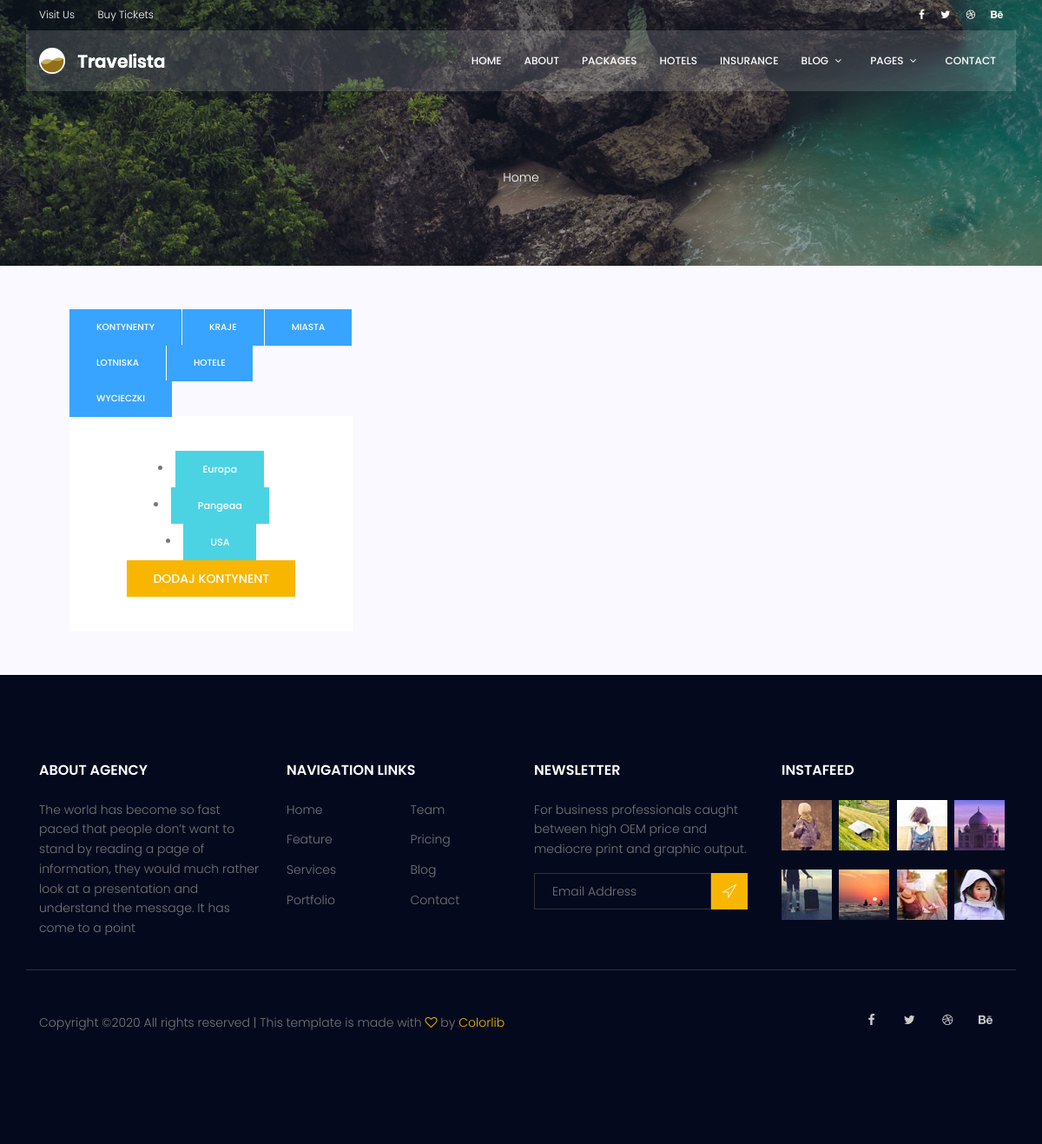
Screenshot of /core/admin_list/ with the database file from the repository.
### core/models.py (models this page shows)
class Continent(models.Model):
    name = models.CharField(max_length=50)
    class Meta:
        ordering = ['name']
    def __str__(self):
        return self.name

### core/views.py (the view)
# urls.py: path('admin_list/', AdminListView.as_view(), name='admin_list'),
class AdminListView(ListView):
    model = Trip
    template_name = 'core/admin_list.html'
    def get_context_data(self, *, object_list=None, **kwargs):
        context = super(AdminListView, self).get_context_data(**kwargs)
        context['continents'] = Continent.objects.all()
        context['countries'] = Country.objects.all()
        context['cities'] = City.objects.all()
        context['hotels'] = Hotel.objects.all()
        context['airports'] = Airport.objects.all()
        context['trips'] = Trip.objects.all()
        return context

### core/models.py (called while the page is built)
    def __str__(self):
        return self.name

    def __str__(self):
        return self.name

    def __str__(self):
        return self.name

    def __str__(self):
        return self.name

    def __str__(self):
        return f"Z: {self.departure_city} do: {self.arrival_city}. Data wyjazdu: {self.departure_date} " \
               f"Data odlotu: {self.return_date}"

### core/templates/core/admin_list.html (shortened to what this page needs)
{% load static %}
{% load core_extras %}
<body>
<!DOCTYPE html>
<html lang="zxx" class="no-js">
<head>
    <link rel="stylesheet" href="{% static 'css/linearicons.css' %}">
    <link rel="stylesheet" href="{% static 'css/font-awesome.min.css' %}">
    <link rel="stylesheet" href="{% static 'css/bootstrap.css' %}">
    <link rel="stylesheet" href="{% static 'css/magnific-popup.css' %}">
    <link rel="stylesheet" href="{% static 'css/jquery-ui.css' %}">
    <link rel="stylesheet" href="{% static 'css/nice-select.css' %}">
    <link rel="stylesheet" href="{% static 'css/animate.min.css' %}">
    <link rel="stylesheet" href="{% static 'css/owl.carousel.css' %}">
    <link rel="stylesheet" href="{% static 'css/main.css' %}">
</head>
<body>
<header id="header">
    <div class="header-top">
        <div class="container">
            <div class="row align-items-center">
                <div class="col-lg-6 col-sm-6 col-6 header-top-left">
                    <ul>
                        <li><a href="#">Visit Us</a></li>
                        <li><a href="#">Buy Tickets</a></li>
                    </ul>
                </div>
                <div class="col-lg-6 col-sm-6 col-6 header-top-right">
                    <div class="header-social">
                        <a href="#"><i class="fa fa-facebook"></i></a>
                        <a href="#"><i class="fa fa-twitter"></i></a>
                        <a href="#"><i class="fa fa-dribbble"></i></a>
                        <a href="#"><i class="fa fa-behance"></i></a>
                    </div>
                </div>
            </div>
        </div>
    </div>
    <div class="container main-menu">
        <div class="row align-items-center justify-content-between d-flex">
            <div id="logo">
                <a href="{% url 'trip_list' %}"><img src="{% static 'img/logo.png' %}" alt="" title=""/></a>
            </div>
            <nav id="nav-menu-container">
                <ul class="nav-menu">
                    <li><a href="{% url 'trip_list' %}">Home</a></li>
                    <li><a href="{% url 'core:about' %}">About</a></li>
                    <li><a href="{% url 'core:packages' %}">Packages</a></li>
                    <li><a href="{% url 'core:hotels' %}">Hotels</a></li>
                    <li><a href="{% url 'core:insurance' %}">Insurance</a></li>
                    <li class="menu-has-children"><a href="">Blog</a>
                    </li>
                    <li class="menu-has-children"><a href="">Pages</a>
                    </li>
                    <li><a href="{% url 'core:contact' %}">Contact</a></li>
                </ul>
            </nav>
        </div>
    </div>
</header>
<section class="about-banner relative" >
    <div class="overlay overlay-bg"></div>
    <div class="container">
        <div class="row d-flex align-items-center justify-content-center">
            <div class="about-content col-lg-12">
<br>
                <p class="text-white link-nav"><a href="{% url 'trip_list' %}">Home </a></p>
            </div>
        </div>
    </div>
</section>
<section class="destinations-area section-gap" style="padding: 50px">
    <div class="container" >
        <div class="whole-wrap">
            <div class="col-lg-4 col-md-6 banner-right">
                <ul class="nav nav-tabs" id="myTab" role="tablist">
                    <li class="nav-item">
                        <a class="nav-link genric-btn info" id="continent-tab" data-toggle="tab" href="#continent" role="tab"
                           aria-controls="continent" aria-selected="true">Kontynenty</a>
                    </li>
                    <li class="nav-item">
                        <a class="nav-link genric-btn info" id="country-tab" data-toggle="tab" href="#country" role="tab"
                           aria-controls="country" aria-selected="false">Kraje</a>
                    </li>
                    <li class="nav-item">
                        <a class="nav-link genric-btn info" id="city-tab" data-toggle="tab" href="#city" role="tab"
                           aria-controls="city" aria-selected="false">Miasta</a>
                    </li>
                    <li class="nav-item">
                        <a class="nav-link genric-btn info" id="airport-tab" data-toggle="tab" href="#airport" role="tab"
                           aria-controls="airport" aria-selected="false">Lotniska</a>
                    </li>
                    <li class="nav-item">
                        <a class="nav-link genric-btn info" id="hotel-tab" data-toggle="tab" href="#hotel" role="tab"
                           aria-controls="hotel" aria-selected="false">Hotele</a>
                    </li>                    <li class="nav-item">
                        <a class="nav-link genric-btn info" id="trip-tab" data-toggle="tab" href="#trip" role="tab"
                           aria-controls="trip" aria-selected="false">Wycieczki</a>
                    </li>
                </ul>
                <div class="tab-content" id="myTabContent">
                    <div class="tab-pane fade show active" id="continent" role="tabpanel" aria-labelledby="continent-tab">
                        <div class="form-wrap">
                            {% for continent in continents %}
                            <un>
                                <li><a href="{% url 'core:admin_continent_details' pk=continent.id %}" class="genric-btn success">{{ continent }}</a></li>
                            {% endfor %}
                            </un>
                                <a href="{% url 'core:add_continent' %}" class="primary-btn text-uppercase">Dodaj kontynent</a>
                        </div>
                    </div>
                </div>
            </div>
            </div>
        </div>
</section>
<footer class="footer-area section-gap">
    <div class="container">
        <div class="row">
            <div class="col-lg-3  col-md-6 col-sm-6">
                <div class="single-footer-widget">
                    <h6>About Agency</h6>
                    <p>
                        The world has become so fast paced that people don’t want to stand by reading a page of
                        information, they would much rather look at a presentation and understand the message. It has
                        come to a point
                    </p>
                </div>
            </div>
            <div class="col-lg-3 col-md-6 col-sm-6">
                <div class="single-footer-widget">
                    <h6>Navigation Links</h6>
                    <div class="row">
                        <div class="col">
                            <ul>
                                <li><a href="{% url 'trip_list' %}">Home</a></li>
                                <li><a href="#">Feature</a></li>
                                <li><a href="#">Services</a></li>
                                <li><a href="#">Portfolio</a></li>
                            </ul>
                        </div>
                        <div class="col">
                            <ul>
                                <li><a href="#">Team</a></li>
                                <li><a href="#">Pricing</a></li>
                                <li><a href="#">Blog</a></li>
                                <li><a href="#">Contact</a></li>
                            </ul>
                        </div>
                    </div>
                </div>
            </div>
            <div class="col-lg-3  col-md-6 col-sm-6">
                <div class="single-footer-widget">
                    <h6>Newsletter</h6>
                    <p>
                        For business professionals caught between high OEM price and mediocre print and graphic output.
                    </p>
                    <div id="mc_embed_signup">
                        <form target="_blank"
                              action="https://spondonit.us12.list-manage.com/subscribe/post?u=1462626880ade1ac87bd9c93a&amp;id=92a4423d01"
                              method="get" class="subscription relative">
                            <div class="input-group d-flex flex-row">
                                <input name="EMAIL" placeholder="Email Address" onfocus="this.placeholder = ''"
                                       onblur="this.placeholder = 'Email Address '" required="" type="email">
                                <button class="btn bb-btn"><span class="lnr lnr-location"></span></button>
                            </div>
                        </form>
                    </div>
                </div>
            </div>
            <div class="col-lg-3  col-md-6 col-sm-6">
                <div class="single-footer-widget mail-chimp">
                    <h6 class="mb-20">InstaFeed</h6>
                    <ul class="instafeed d-flex flex-wrap">
                        <li><img src="{% static 'img/i1.jpg' %}" alt=""></li>
                        <li><img src="{% static 'img/i2.jpg' %}" alt=""></li>
                        <li><img src="{% static 'img/i3.jpg' %}" alt=""></li>
                        <li><img src="{% static 'img/i4.jpg' %}" alt=""></li>
                        <li><img src="{% static 'img/i5.jpg' %}" alt=""></li>
                        <li><img src="{% static 'img/i6.jpg' %}" alt=""></li>
                        <li><img src="{% static 'img/i7.jpg' %}" alt=""></li>
                        <li><img src="{% static 'img/i8.jpg' %}" alt=""></li>
                    </ul>
                </div>
            </div>
        </div>
        <div class="row footer-bottom d-flex justify-content-between align-items-center">
            <p class="col-lg-8 col-sm-12 footer-text m-0">
                Copyright &copy;<script>document.write(new Date().getFullYear());</script>
                All rights reserved | This template is made with <i class="fa fa-heart-o" aria-hidden="true"></i> by <a
                    href="https://colorlib.com" target="_blank">Colorlib</a>
                </p>
            <div class="col-lg-4 col-sm-12 footer-social">
                <a href="#"><i class="fa fa-facebook"></i></a>
                <a href="#"><i class="fa fa-twitter"></i></a>
                <a href="#"><i class="fa fa-dribbble"></i></a>
                <a href="#"><i class="fa fa-behance"></i></a>
            </div>
        </div>
    </div>
</footer>
</body>
</html>
</body>
</html>

### rows the page displays
Continent: name "Europa"
Continent: name "Pangeaa"
Continent: name "USA"
